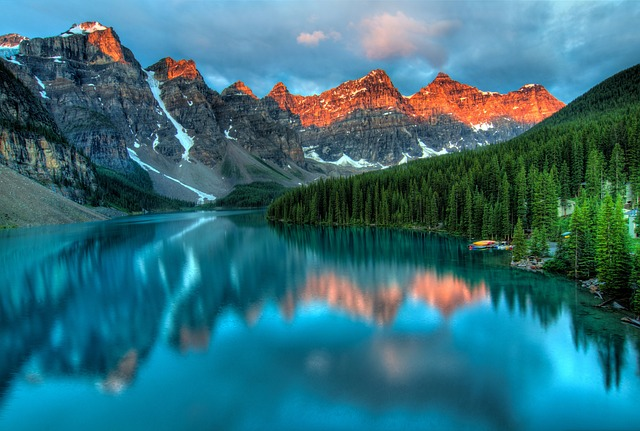
#> input picture images/image-5.jpg, 640 x 431 px
$ jupyter execute image_processing_with_scikit-image.ipynb
#> lines starting #> are read from the running program, lines starting #| are printed output that depends on the picture
### Image Processing With scikit-image

[cell 1]
from skimage import io
from matplotlib import pyplot as plt

[cell 2]
img = io.imread("../images/image-5.jpg")
#> img is the input picture: shape (431, 640, 3); mean R, G, B 52.3, 110.7, 122.3

[cell 3]
from skimage.transform import rescale,resize,downscale_local_mean

[cell 4]
rescaled_img = rescale(img,1/4,anti_aliasing=True)
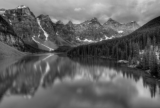
#> rescaled_img: shape (108, 160, 1) float64; min 0.0145, max 0.904, mean 0.389

[cell 5]
plt.imshow(rescaled_img)

#### Edge Detection

[cell 6]
from skimage.filters import roberts, sobel,scharr, prewitt

[cell 7]
img_2 = io.imread("../images/image-7.jpg",as_gray=True)
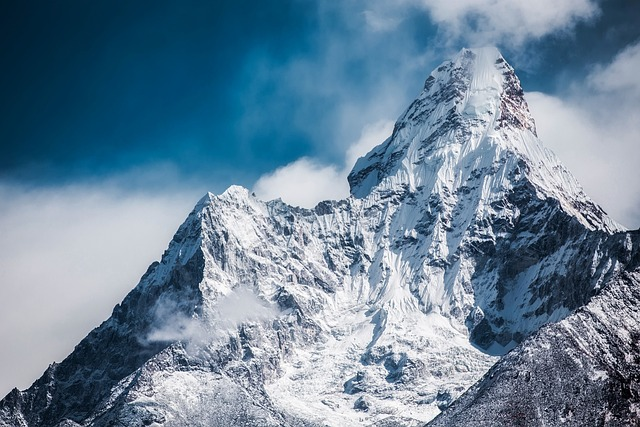
#> input picture images/image-7.jpg, 640 x 427 px
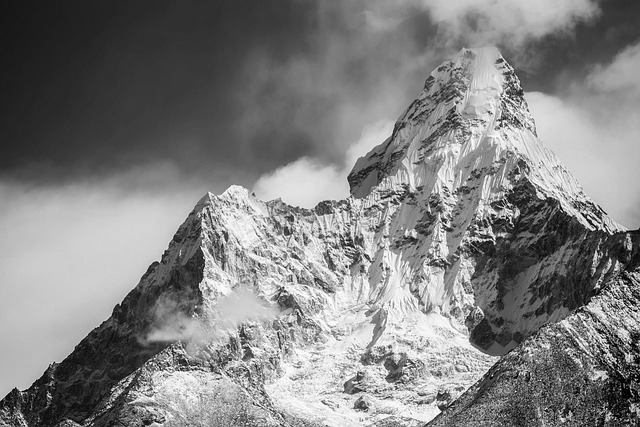
#> img_2: shape (427, 640) float64; min 0.00113, max 1, mean 0.507

[cell 8]
edge_roberts = prewitt(img_2)
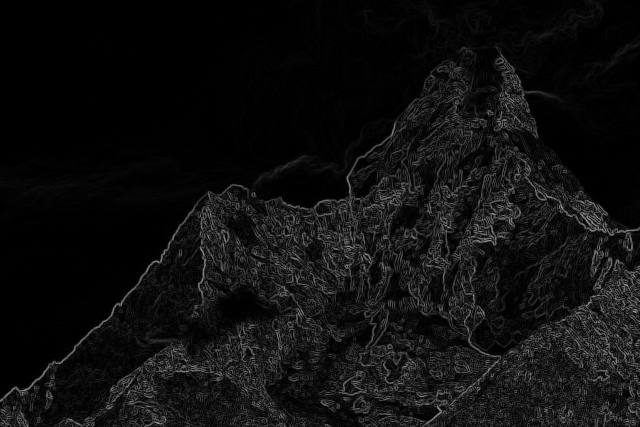
#> edge_roberts: shape (427, 640) float64; min 0, max 0.616, mean 0.0619
plt.imshow(edge_roberts,cmap='gray')

[cell 9]
from skimage.feature import canny

[cell 10]
edge_canny = canny(img_2,sigma=4)
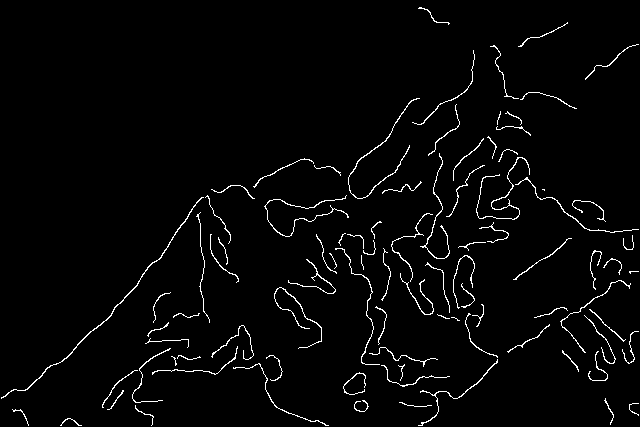
#> edge_canny: shape (427, 640) bool; 2.6% white in thin lines or dots
plt.imshow(edge_canny)

[cell 11]
from skimage import restoration
import numpy as np

[cell 12]
psf = np.ones((3,3)) /9

deconvolved,_ = restoration.unsupervised_wiener(img_2,psf)
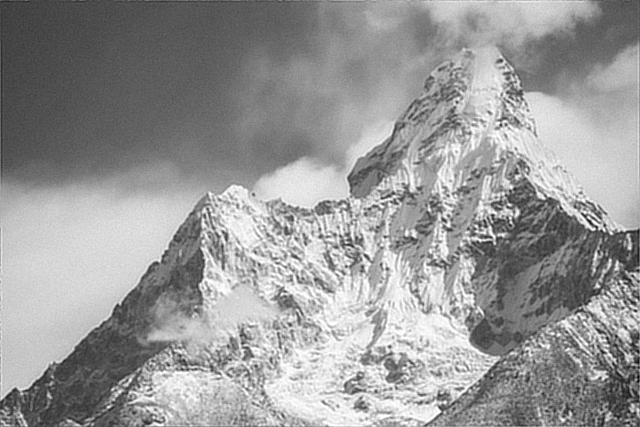
#> deconvolved: shape (427, 640) float64; min -0.228, max 1, mean 0.506; drawn with min black and max white
plt.imshow(deconvolved)
